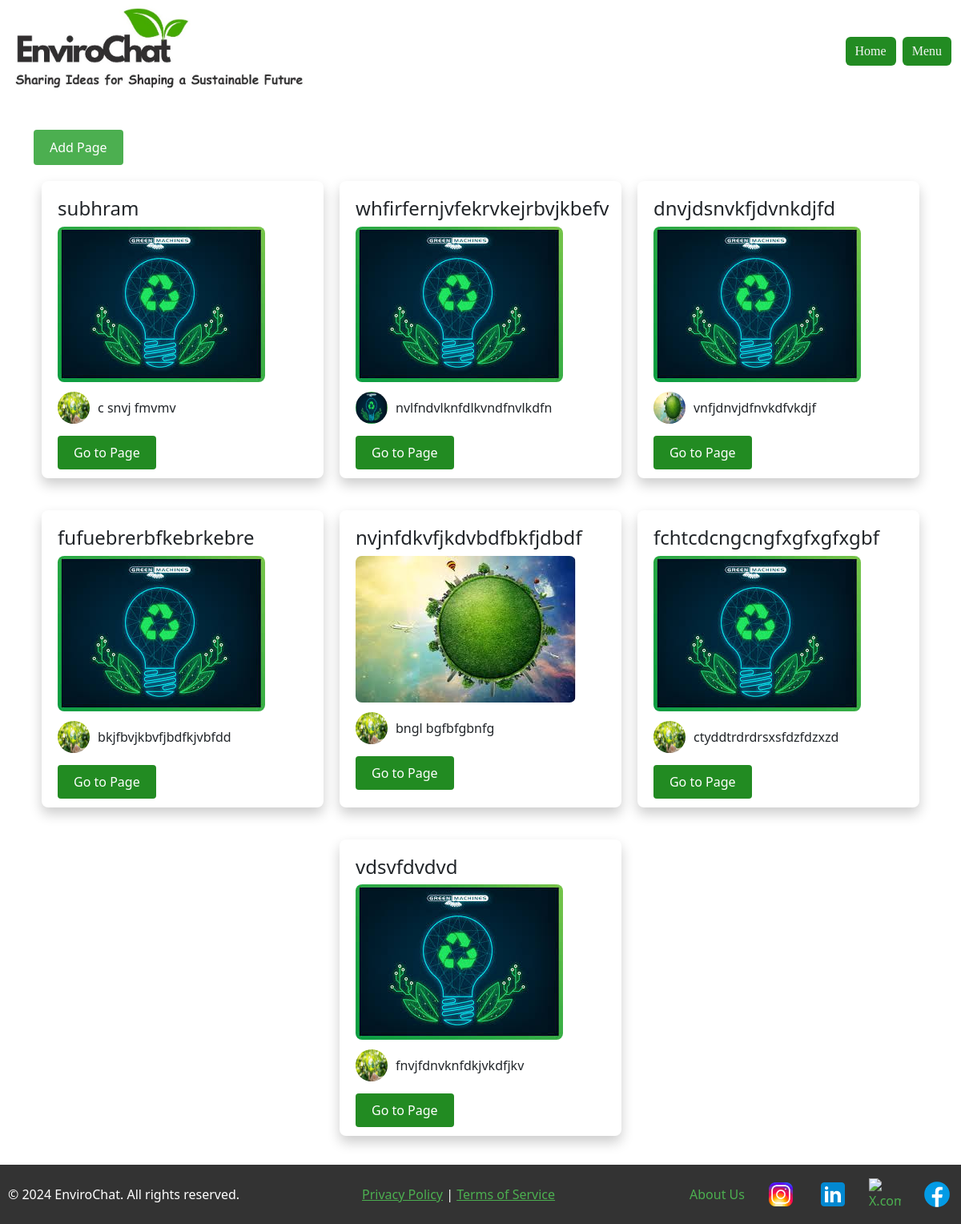
Page /view_pages/ on the earlier database version.
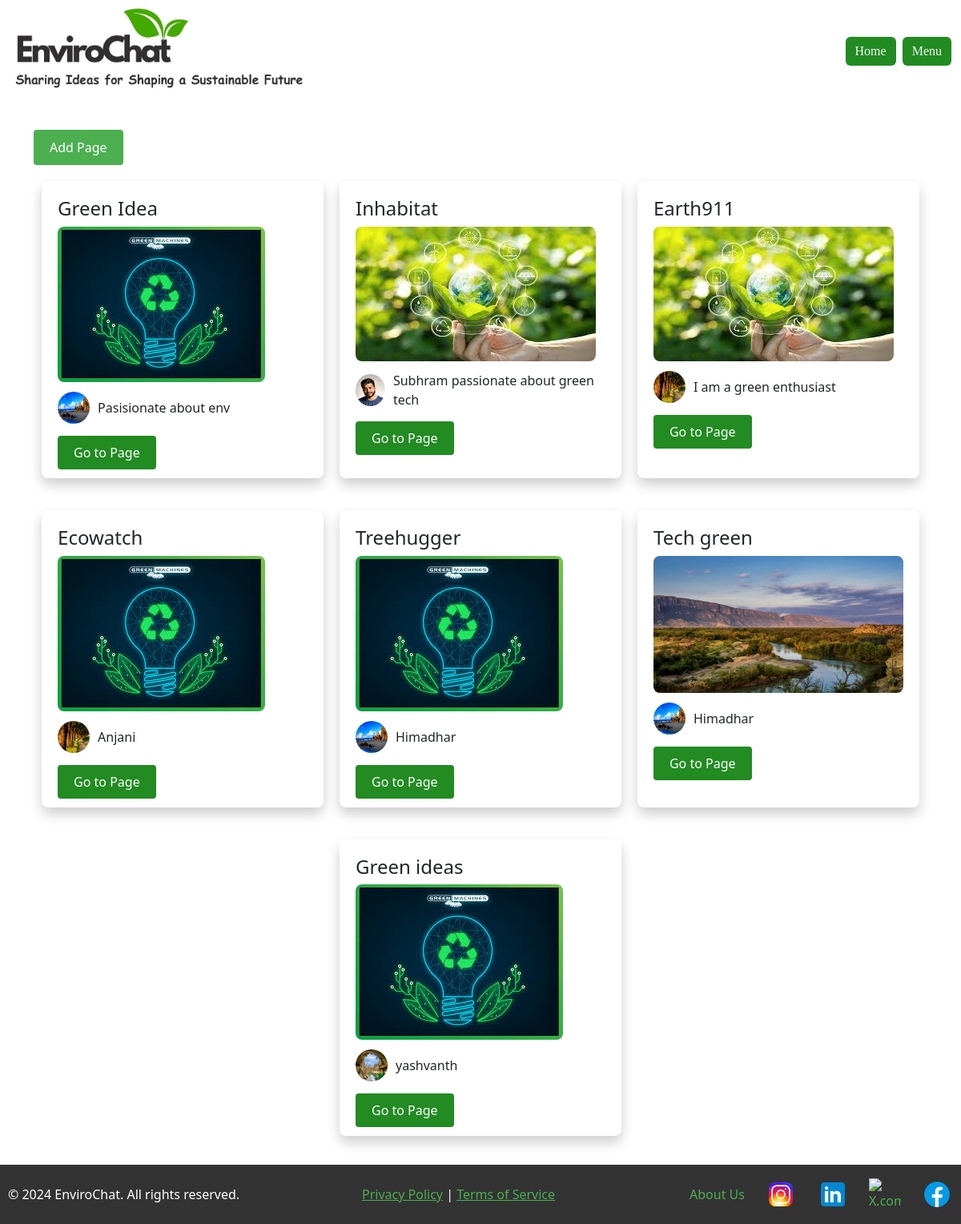
Same page on the later database version.
### myapp/models.py (models this page shows)
class Pages(models.Model):
    page_id = models.IntegerField(primary_key=True)
    user_id = models.ForeignKey(to=Member, on_delete=models.CASCADE, blank=True, null=True)
    title = models.TextField()
    content = models.TextField()
    title_img = models.FileField(upload_to='title_imgs',default='title_page.jpg')
    content_img = models.FileField(upload_to='content_imgs', default='content_image.jpg')
    about_page = models.TextField(default='The page promotes discussion base for green energy')
    about_img = models.FileField(upload_to='about_imgs', default='content_page.jpg')
    created_at = models.DateTimeField(auto_now_add=True)
    updated_at = models.DateTimeField(auto_now=True)
    feed = models.ForeignKey(Feeds, on_delete=models.CASCADE, related_name='pages_related',
                             default=1)  # Added default value
    def __str__(self):
        return str(self.page_id)

### myapp/views.py (the view)
# urls.py: path('view_pages/', views.view_pages, name='view_pages'),
def view_pages(request):
    if request.method == 'GET':
        pages = Pages.objects.all().order_by('-updated_at')
        for page in pages:
            print(page.page_id)
            print(page.title)
            print(page.content)
            print(page.about_page)
            print(page.title_img.url)
            print(page.content_img.url)
            print(page.about_img.url)
        print(pages)
        return render(request, 'view_pages.html', {'pages': pages})

### myapp/Templates/view_pages.html
{% extends 'base.html' %}
{% load static %}
{% block body_block %}
    <link rel="stylesheet" type="text/css" href="{% static 'subhram_view_pages.css' %}">
    <div class="container mt-4">
        <div class="header-container">
            <a href="{% url 'myapp:create_pages' %}" class="add-page-button">Add Page</a>
        </div>
        <div class="custom-cards-container">
        <ul class="custom-page-list">
            {% for page in pages %}
                <li class="custom-page-item">
                    <a href="{% url 'myapp:go_to_single_page' page.page_id %}" class="custom-page-item-link">
                        <h2>{{ page.title }}</h2>
                        {% if page.title_img %}
                            <img src="{{ page.title_img.url }}" alt="Title Image">
                        {% endif %}
                        <div class="custom-page-author">
                            {% if page.about_img %}
                                <img src="{{ page.about_img.url }}" alt="Author Image">
                            {% endif %}
                            <p>{{ page.about_page }}</p>
                        </div>
                        <a class="custom-go-to-button" href="{% url 'myapp:go_to_single_page' page.page_id %}">Go to Page</a>
                    </a>
                </li>
            {% empty %}
                <li>No pages found.</li>
            {% endfor %}
        </ul>
    </div>
    </div>
{% endblock %}

### myapp/Templates/base.html (shortened to what this page needs)
<!DOCTYPE html>
{% load static %}
<html lang="en" data-bs-theme="auto">
<head>
    <link href="https://cdn.jsdelivr.net/npm/bootstrap@5.3.3/dist/css/bootstrap.min.css" rel="stylesheet">
    <link rel="stylesheet" type="text/css" href="{% static 'style.css' %}">
    <link rel="stylesheet" type="text/css" href="{% static 'style.css' %}">
</head>
<div class="container-fluid">
        <div class="d-flex justify-content-between align-items-center">
            <h1 class="mb-0">
                <a href="{% url 'myapp:home' %}">
                    <img src="{% static 'image-logo.jpg' %}" alt="EnviroChat" style="width:370px;height:128px;">
                </a>
            </h1>
            <div class="d-flex">
                <a href="{% url 'myapp:home' %}" style="font-family: 'Berlin Sans FB',serif" class="btn btn-success me-2 align-content-center">Home</a>
                <button style="font-family: 'Berlin Sans FB',serif" class="btn btn-success align-content-center" type="button" data-bs-toggle="offcanvas" data-bs-target="#offcanvasRight" aria-controls="offcanvasRight">
                    Menu
                </button>
                </div>
        </div>
    </div>
{% block body_block %}{% endblock %}
<footer>
        <div class="footer-content">
            <p style="padding-left: 10px">&copy; 2024 EnviroChat. All rights reserved.</p>
            <p style="align-content: center"><a href="/privacy-policy">Privacy Policy</a> | <a href="/terms-of-service">Terms of Service</a></p>
            <div class="footer-links">
                <a href="{% url 'myapp:aboutus' %}">About Us</a>
                <a href="https://www.instagram.com" target="_blank">
                    <img src="{% static 'instagram-logo.png' %}" alt="Instagram" />
                </a>
                <a href="https://www.linkedin.com" target="_blank">
                    <img src="{% static 'linkedIn-logo.png' %}" alt="LinkedIn" />
                </a>
                <a href="https://www.twitter.com" target="_blank">
                    <img src="{% static 'twitter-logo.png' %}" alt="X.com" />
                </a>
                <a style="padding-right: 10px" href="https://www.facebook.com" target="_blank">
                    <img src="{% static 'facebook-logo.png' %}" alt="Facebook" />
                </a>
            </div>
        </div>
    </footer>
</html>

### myapp/static/style.css (style rules this page uses)
.btn-success { background-color: forestgreen !important; color: whitesmoke !important; border: none !important; }
html, body { height: 100%; margin: 0; padding: 0; display: flex; flex-direction: column; }
footer { background-color: #333; color: white; padding: 10px 0; position: relative; z-index: 1; left: 0; bottom: 0; width: 100%; flex-shrink: 0; margin-top:auto; }
.footer-content { margin: 5px 0; display: flex; justify-content: space-between; align-items: center; }
.footer-content a { color: #4CAF50; }
.footer-content p { margin: 10px 0; }
.footer-links { display: flex; align-items: center; }
.footer-links a { color: #4CAF50; text-decoration: none; margin-left: 15px; display: flex; align-items: center; }
.footer-links img { width: 40px; height: 40px; margin-left: 10px; }

### myapp/static/subhram_view_pages.css (style rules this page uses)
.header-container { display: flex; justify-content: space-between; align-items: center; margin-bottom: 20px; gap: 20px; }
.custom-cards-container { display: flex; justify-content: center; }
.add-page-button { margin-top: 10px; background-color: #4CAF50; color: white; border: none; padding: 10px 20px; border-radius: 4px; cursor: pointer; transition: background-color 0.3s ease; text-decoration: none; }
.custom-page-list { list-style-type: none; padding: 0; display: flex; flex-wrap: wrap; justify-content: center; gap: 20px; }
.custom-page-item { border-radius: 8px; box-shadow: 0 8px 16px rgba(0, 0, 0, 0.2); padding: 20px; width: calc(33.33% - 20px); box-sizing: border-box; margin-bottom: 20px; position: relative; background-color: #fff; }
.custom-page-item h2 { font-size: 24px; margin-bottom: 8px; }
.custom-page-item p { font-size: 16px; margin-bottom: 12px; }
.custom-page-item img { max-width: 100%; border-radius: 8px; margin-bottom: 12px; }
.custom-page-author { display: flex; align-items: center; margin-bottom: 12px; }
.custom-page-author img { width: 40px; height: 40px; border-radius: 50%; margin-right: 10px; }
.custom-go-to-button { background-color: forestgreen; color: white; border: none; padding: 10px 20px; border-radius: 4px; cursor: pointer; transition: background-color 0.3s ease; text-decoration: none; }
.custom-page-item-link { text-decoration: none; color: inherit; display: block; }

Differences in the rows shown:
removed Pages: title "subhram", title_img (picture), about_img (picture), about_page "c snvj fmvmv"
removed Pages: title "whfirfernjvfekrvkejrbvjkbefv", title_img (picture), about_img (picture), about_page "nvlfndvlknfdlkvndfnvlkdfn"
removed Pages: title "dnvjdsnvkfjdvnkdjfd", title_img (picture), about_img (picture), about_page "vnfjdnvjdfnvkdfvkdjf"
removed Pages: title "fufuebrerbfkebrkebre", title_img (picture), about_img (picture), about_page "bkjfbvjkbvfjbdfkjvbfdd"
removed Pages: title "nvjnfdkvfjkdvbdfbkfjdbdf", title_img (picture), about_img (picture), about_page "bngl bgfbfgbnfg"
removed Pages: title "fchtcdcngcngfxgfxgfxgbf", title_img (picture), about_img (picture), about_page "ctyddtrdrdrsxsfdzfdzxzd"
removed Pages: title "vdsvfdvdvd", title_img (picture), about_img (picture), about_page "fnvjfdnvknfdkjvkdfjkv"
added Pages: title "Green Idea", title_img (picture), about_img (picture), about_page "Pasisionate about env"
added Pages: title "Inhabitat", title_img (picture), about_img (picture), about_page "Subhram passionate about green tech"
added Pages: title "Earth911", title_img (picture), about_img (picture), about_page "I am a green enthusiast"
added Pages: title "Ecowatch", title_img (picture), about_img (picture), about_page "Anjani"
added Pages: title "Treehugger", title_img (picture), about_img (picture), about_page "Himadhar"
added Pages: title "Tech green", title_img (picture), about_img (picture), about_page "Himadhar"
added Pages: title "Green ideas", title_img (picture), about_img (picture), about_page "yashvanth"
